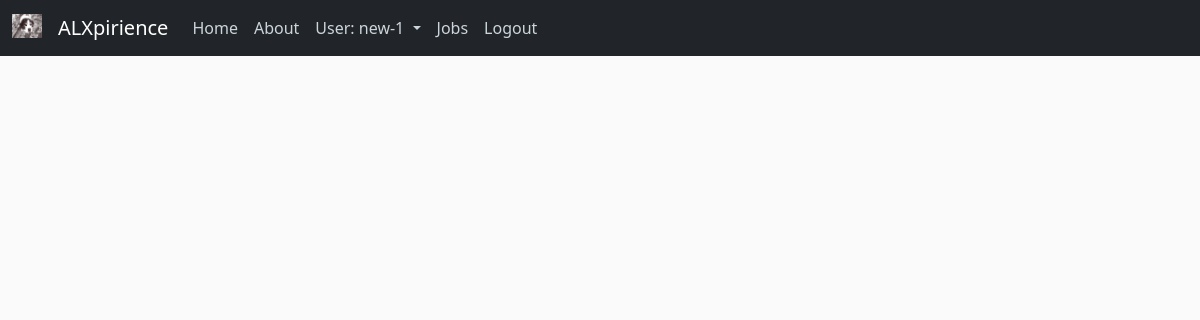
Page /jobs (signed in) on the earlier database version.
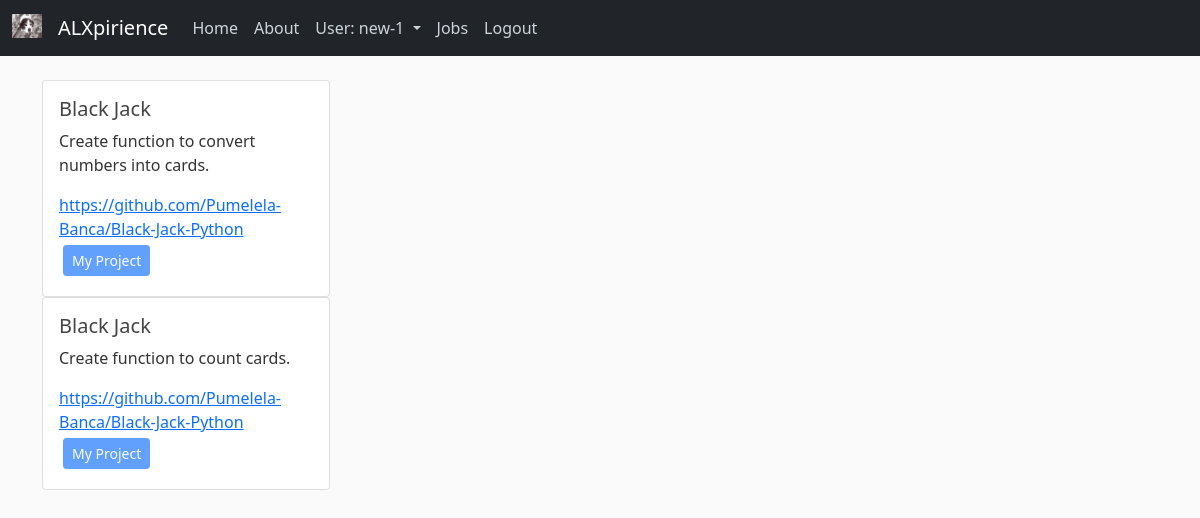
Same page on the later database version.
### expirience/data_base.py (models this page shows, shortened)
class Projects(db.Model):
    id = db.Column(db.Integer, primary_key=True, autoincrement=True)
    project_name = db.Column(db.String(100), nullable=False)
    project_description = db.Column(db.Text, nullable=False)
    project_link = db.Column(db.String(120), nullable=False)
    skills_required = db.Column(db.String(120), nullable=False)
    project_status = db.Column(db.String(20), nullable=False, default='pending')
    user_id = db.Column(db.Integer, db.ForeignKey('user.id'), nullable=False)

### expirience/routes.py (the view)
@app.route('/jobs', methods=['GET', 'POST'])
@login_required
def get_job():
    if not current_user.is_authenticated:
        return redirect(url_for('home'))
    if request.method == 'POST':
        project_id = request.form.get('item_id')
        send_to_job_taker(current_user.id, project_id)
        send_to_job_poster(current_user.id, project_id)
        flash('Accepted Job - Email sent', 'success')
        return redirect(url_for('home'))
    projects_current_user = [Projects.query.all(), current_user]
    return render_template('jobs.html', title="Get Job", form=projects_current_user)

### expirience/data_base.py (called while the page is built)
@loginManager.user_loader
def get_user(user_id):
    return User.query.get(int(user_id))

### expirience/templates/jobs.html
{% extends "layout.html" %}
{% block content %}
{% for project in form[0] %}
    {% if project.author.id != form[1].id %}
        <div class="card" style="width: 18rem;">
            <div class="card-body">
                <h5 class="card-title">{{ project.project_name }}</h5>
                <p class="card-text">{{ project.project_description }}</p>
                <a href="project.project_link" class="card-link">{{ project.project_link }}</a>
                <form action="{{ url_for('get_job') }}" method="post">
                    <input type="hidden" name="item_id" value="{{ project.id }}">
                    <button type="submit" class="btn btn-sm btn-primary m-1" >Accept Job</button>
                </form>
            </div>
        </div>
    {% else %}
        <div class="card" style="width: 18rem;">
            <div class="card-body">
                <h5 class="card-title">{{ project.project_name }}</h5>
                <p class="card-text">{{ project.project_description }}</p>
                <a href="project.project_link" class="card-link">{{ project.project_link }}</a><br>
                <button type="button" class="btn btn-sm btn-primary m-1" disabled>My Project</button>
            </div>
        </div>
    {% endif %}
{% endfor %}
{% endblock %}

Differences in the rows shown:
added Projects: project_name "Black Jack", project_description "Create function to convert numbers into cards.", project_link "https://github.com/Pumelela-Banca/Black-Jack-Python"
added Projects: project_name "Black Jack", project_description "Create function to count cards.", project_link "https://github.com/Pumelela-Banca/Black-Jack-Python"
